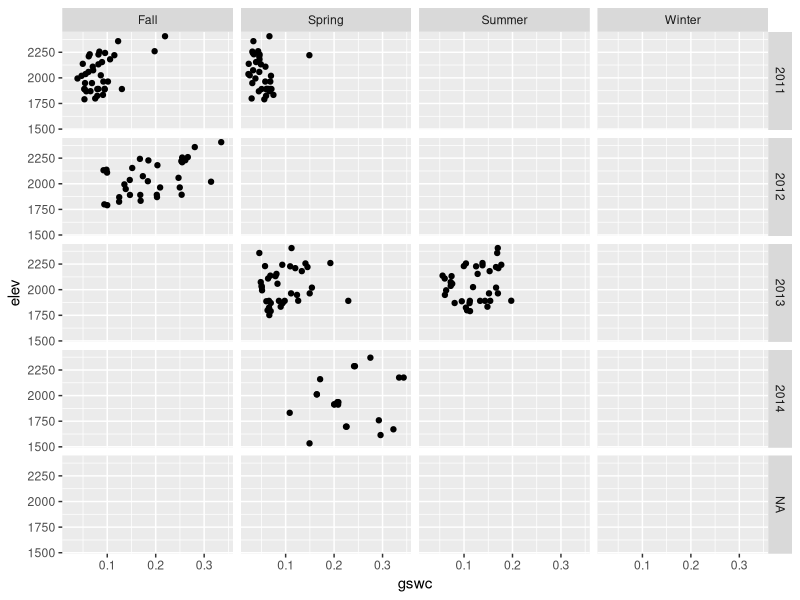
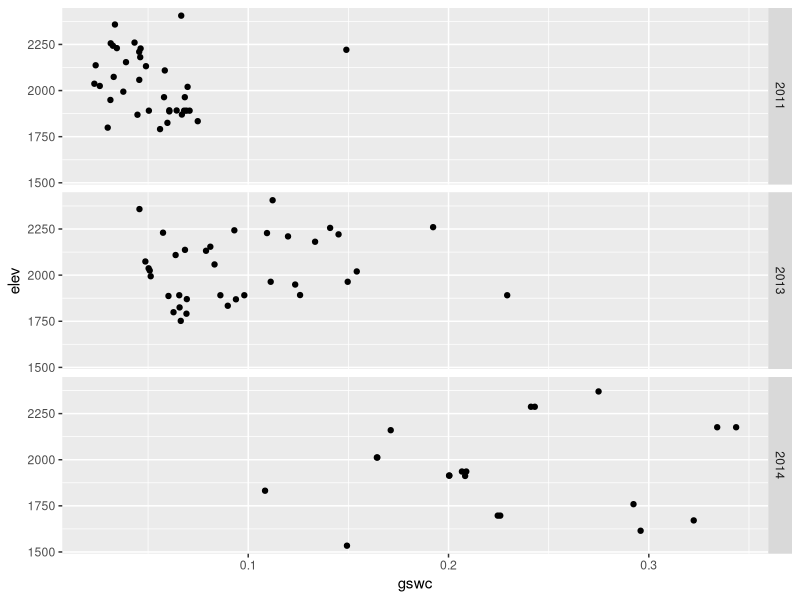

These figures' R source, in order:
library(reshape2)
library(plyr)
library(lubridate)
library(ggplot2)

sensor.soil <- read.csv("../microclimate/soil/sensor-soil.csv")
sensors <- read.csv("../microclimate/SensorMaster.csv")
sensor.soil <- merge(sensor.soil,sensors, all.x=TRUE)
sensor.soil$date <- mdy(sensor.soil$date)

GSWC <- function(df) {
    return ( ((df$wb.soil.wet - df$wb) - (df$wb.soil.dry-df$wb)) / (df$wb.soil.dry -df$wb))
}

## save gswc in data file (in some cases we need this as original weigh data is gone)
gswc.backup <- sensor.soil$gswc
## calculate gswc
sensor.soil$gswc <- GSWC(sensor.soil)
## replace with backup where needed:
sensor.soil$gswc[is.na(sensor.soil$gswc)] <- gswc.backup[is.na(sensor.soil$gswc)]


# simple version
season <- function(d) {
    pseason <- function(x) {
        m <- month(x)
        if (m %in% c(3,4,5) ) {return ("Spring")}
        else if (m %in% c(6,7,8) ) {return ("Summer")}
        else if (m %in% c(9,10,11) ) {return ("Fall")}
        else {return ("Winter")}
    }
    
    sapply(d, pseason)
}

sensor.soil$season <- season(sensor.soil$date)
sensor.soil$year <- year(sensor.soil$date)


ggplot(sensor.soil, aes(gswc , elev)) +
    geom_point() +
    facet_grid(year ~ season)

ggplot(subset(sensor.soil, season=="Spring"), aes(gswc , elev)) +
    geom_point() +
    facet_grid( year ~ .)
